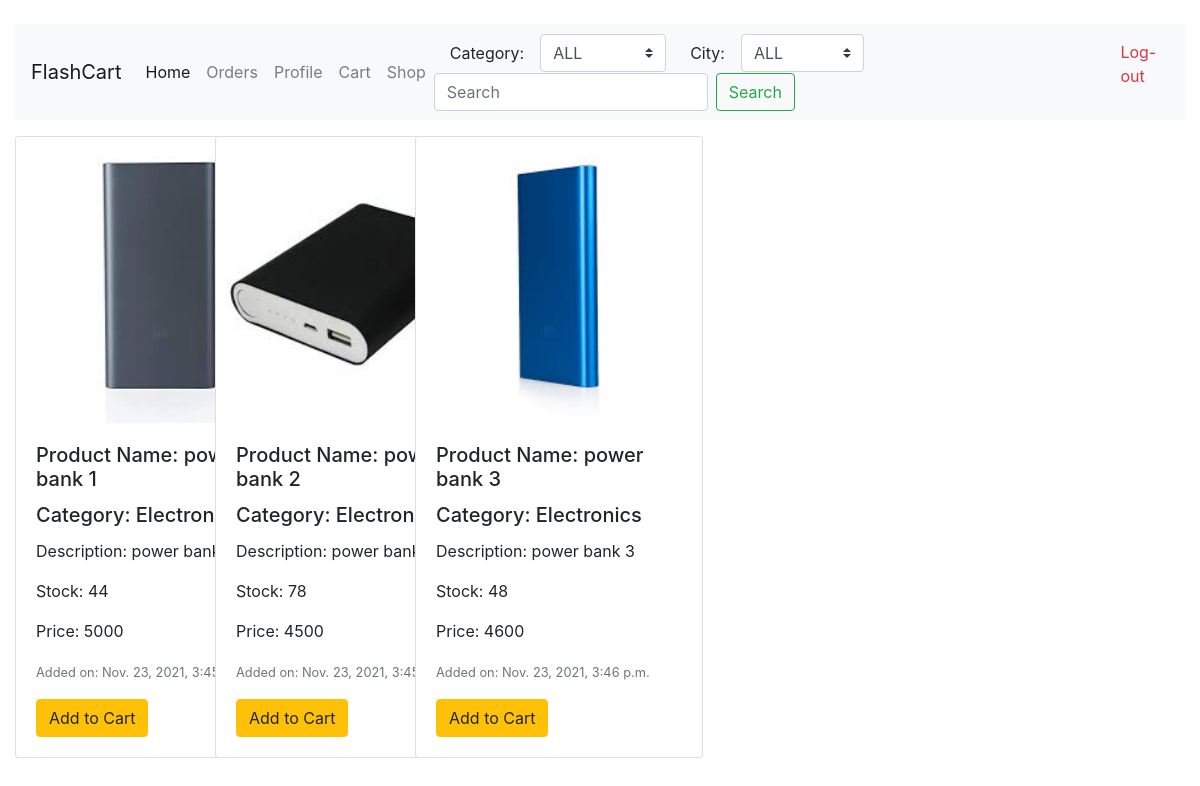
Screenshot of /home/ (signed in) with the database file from the repository.
### shop/models.py (models this page shows, shortened)
class Product(models.Model):
    supplier = models.ForeignKey(Supplier, on_delete=models.SET_NULL, null=True)
    category = models.ForeignKey(Category, on_delete=models.SET_NULL, null=True)
    name = models.CharField(max_length=200, null=True, blank=True)
    product_image = models.ImageField(null=True, blank=True,
                    upload_to='products/', default='products/default.png')
    description = models.CharField(max_length=500, null=True, blank=True)
    stock = models.IntegerField(null=True, blank=True)
    price = models.IntegerField(null=True, blank=True)
    addedon =  models.DateTimeField(auto_now_add=True)
    id = models.UUIDField(default=uuid.uuid4, unique=True,
                          primary_key=True, editable=False)

class Category(models.Model):
    category = models.CharField(max_length=200, null=True, blank=True, unique=True)
    addedon =  models.DateTimeField(auto_now_add=True)
    id = models.UUIDField(default=uuid.uuid4, unique=True,
                          primary_key=True, editable=False)
    def __str__(self):
        return str(self.category)

### ui/views.py (the view)
# urls.py: path('home/', views.userHome, name='home'),
@login_required(login_url='/')
def userHome(request):
    homepage = HomePage.objects.filter().first()
    products = homepage.products.all()
    cities = City.objects.all()
    categories = Category.objects.all()
    context = {'active':'home','products':products,'cities':cities,'categories':categories}
    return render(request, 'ui/home.html',context=context)

### ui/templates/ui/home.html
{% extends 'ui/main.html' %}
{% block content %}
<div class="container-fluid">
    <div class="row">
    {% for product in products %}
        <div class="col-md-2 mt-3">
            <div class="card" style="width: 18rem;">
                <img class="card-img-top" src="{{product.product_image.url}}" alt="">
                <div class="card-body">
                  <h5 class="card-title">Product Name: {{product.name}}</h5>
                  <h5 class="card-title">Category: {{product.category}}</h5>
                  <p class="card-text">Description: {{product.description}}</p>
                  <p class="card-text">Stock: {{product.stock}}</p>
                  <p class="card-text">Price: {{product.price}}</p>
                  <p class="card-text"><small class="text-muted">Added on: {{product.addedon}}</small></p>
                  <a href="/addtocart/{{product.id}}/" class="btn btn-warning">Add to Cart</a>
                </div>
              </div>
        </div>
    {% endfor %}
    </div>
</div>
{% endblock %}

### ui/templates/ui/main.html (shortened to what this page needs)
<!doctype html>
<html lang="en">
<head>
    <link rel="stylesheet" href="https://stackpath.bootstrapcdn.com/bootstrap/4.4.1/css/bootstrap.min.css">
</head>
<body background="">
<div class="container-fluid">
    <nav class="navbar navbar-expand-lg navbar-light bg-light">
        <a class="navbar-brand" href="/user"> FlashCart {{username}}</a>
        <div class="collapse navbar-collapse" id="navbarSupportedContent">
          <ul class="navbar-nav mr-auto">
            <a class="nav-item nav-link  {% if active == 'home' %} active {%endif%} " href="/home/">Home</a>
            <a class="nav-item nav-link  {% if active == 'orders' %} active {%endif%} " href="/orders/">Orders</a>
            <a class="nav-item nav-link  {% if active == 'profile' %} active {%endif%} " href="/profile/">Profile</a>
            <a class="nav-item nav-link  {% if active == 'cart' %} active {%endif%} " href="/cart/">Cart</a>
            <a class="nav-item nav-link  {% if active == 'shop' %} active {%endif%} " href="/shop/">Shop</a>
          </ul>
          <form class="form-inline my-2 my-lg-0" method="GET" action="/shop/">
            <label class="nav-item nav-link">Category:</label>
            <select class="custom-select mr-2"  name='category' id="inputGroupSelect01">
                {% if sl_cat %}
                <option selected value="{{sl_cat.id}}">{{sl_cat.category}}</option>
                <option value="all">ALL</option>
                {%else %}
                <option selected value="all">ALL</option>
                {% endif %}
            </select>
            <label class="nav-item nav-link">City:</label>
            <select class="custom-select mr-2"  name='city' id="inputGroupSelect01">
                {% if sl_city %}
                  <option selected value="{{sl_city.id}}">{{sl_city.name}}</option>
                  <option value="all">ALL</option>
                {%else %}
                <option selected value="all">ALL</option>
                {% endif %}
            </select>
            <input class="form-control mr-sm-2" type="search" name="search" placeholder="Search" value="{{search}}" aria-label="Search">
            <button class="btn btn-outline-success my-2 my-sm-0" type="submit">Search</button>
          </form>
        <ul>
          <span class="navbar-text">
              <a href="/logout/" class="text-danger" >Log-out</a>
          </span>
          </ul>
        </div>
      </nav>
</div>
{% block content %}
{% endblock content %}
</body>
</html>

### rows the page displays
Product: product_image (picture), name "power bank 1", category "Electronics", description "power bank", stock "44", price "5000", addedon "Nov. 23, 2021, 3:45 p.m."
Product: product_image (picture), name "power bank 2", category "Electronics", description "power bank 2", stock "78", price "4500", addedon "Nov. 23, 2021, 3:45 p.m."
Product: product_image (picture), name "power bank 3", category "Electronics", description "power bank 3", stock "48", price "4600", addedon "Nov. 23, 2021, 3:46 p.m."
